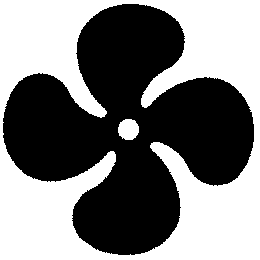
//> input picture data/img/blurr/pl/fan_1.png, 260 x 260 px; its folder holds only this picture in this run
$ ./main   (built with g++ and OpenCV 4)
//> lines starting //> are read from the running program, lines starting //| are printed output that depends on the picture
/*
 * main.cpp
 *
 *  Created on: Jul 31, 2017
 *      Author: robert
 */

#include <iostream>
#include <opencv/cv.hpp>
#include <opencv/highgui.h>
#include <opencv2/imgcodecs.hpp>
#include <opencv2/videoio.hpp>
#include <stdio.h>
#include <unistd.h>
#include <thread>
#include <chrono>
#include <string>
#include <fstream>
//#include <functional>

cv::Mat bg,b1,b2,b3;
int screen1_flag=1,push=0;
std::string language;

void show_screen1(int push);

// [47 lines left out: function touch_callback, not called in this run]

void copy_transparent(cv::Mat bg,cv::Mat fg,int x,int y)
{
	cv::Mat copy=bg.clone();

	std::vector<cv::Mat> channels;
	cv::split(fg,channels);

	for(int i=0;i<fg.rows;i++)
	{
		for(int j=0;j<fg.cols;j++)
		{
			if(channels[3].at<uchar>(i,j)>=50)
			{
				copy.at<cv::Vec3b>(y+i,x+j)[0]=fg.at<cv::Vec4b>(i,j)[0];
				copy.at<cv::Vec3b>(y+i,x+j)[1]=fg.at<cv::Vec4b>(i,j)[1];
				copy.at<cv::Vec3b>(y+i,x+j)[2]=fg.at<cv::Vec4b>(i,j)[2];
				copy.at<cv::Vec3b>(y+i,x+j)[3]=fg.at<cv::Vec4b>(i,j)[3];
			}
		}
	}
	copy.copyTo(bg);
}

void show_screen1(int push)
{
//> called with push = 1
	static int i=1;

	char buffer[20];
	sprintf(buffer,"./img/%s/bg.png",language.c_str());
	bg=cv::imread(buffer,1);
//> bg.png cannot be read in this run, so this picture is empty
	if(push==1)
	{
		sprintf(buffer,"./img/%s/b1.png",language.c_str());
	}
	else
	{
		sprintf(buffer,"./img/%s/b1_p.png",language.c_str());
	}
	b1=cv::imread(buffer,cv::IMREAD_UNCHANGED);
//> b1.png cannot be read in this run, so this picture is empty
	sprintf(buffer,"./img/%s/b2.png",language.c_str());
	b2=cv::imread(buffer,cv::IMREAD_UNCHANGED);
//> b2.png cannot be read in this run, so this picture is empty
	sprintf(buffer,"./img/%s/b3.png",language.c_str());
	b3=cv::imread(buffer,cv::IMREAD_UNCHANGED);
//> b3.png cannot be read in this run, so this picture is empty

	sprintf(buffer,"./img/%s/fan_%d.png",language.c_str(),i);

	cv::Mat f=cv::imread(buffer,cv::IMREAD_UNCHANGED);
//> f is the input picture: 260 rows x 260 cols, CV_8UC4; mean B, G, R, A 124.9, 124.9, 124.9, 125.3

	copy_transparent(bg,b1,50,25);
	copy_transparent(bg,b2,220,150);
	copy_transparent(bg,b3,0,bg.rows-b3.rows);
	cv::resize(f,f,cv::Size(),0.5,0.5,CV_INTER_CUBIC);
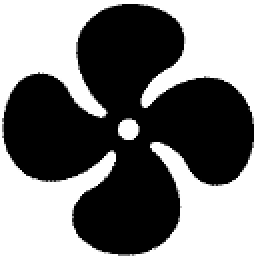
//> f: 130 rows x 130 cols, CV_8UC4 (shown 2 times larger); mean B, G, R, A 124.9, 124.9, 124.9, 125.3
	copy_transparent(bg,f,350,600);
//> call 4 of copy_transparent, with x = 350, y = 600
//> in copy_transparent (call 4), `cv::split(fg,channels);`:
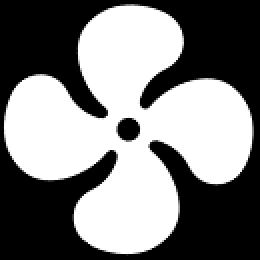
//> channels[3]: 130 rows x 130 cols, CV_8UC1 (shown 2 times larger); min 0, max 255, mean 125.3

	cv::imshow("test",bg);
	if(i>3)
	{
		i=1;
	}
}

// [11 lines left out: function timer_start, not called in this run]

int main()
{
	//std::system("sudo rmmod psmouse");

	std::fstream file_stream("./config.txt");
	std::getline(file_stream,language);

	int first=language.find("\"");
	int last=language.find_last_of("\"");

	language=language.substr(first+1,last-first-1);

	cv::namedWindow("test",CV_WINDOW_NORMAL);
	cv::setWindowProperty("test",CV_WND_PROP_FULLSCREEN,CV_WINDOW_FULLSCREEN);

	char buffer[20];
	sprintf(buffer,"./img/%s/bg.png",language.c_str());
// [10 lines of commented-out code are left out]

	cv::setMouseCallback("test",touch_callback);

//> (the run ends here: the program crashes, at `for(int i=0;i<fg.rows;i++)`)
